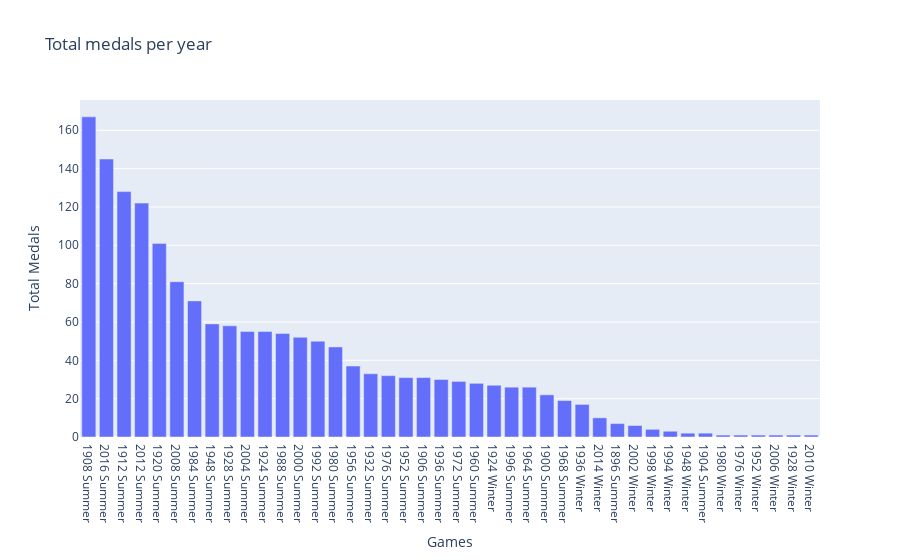

Notebook code for this chart:
### Code cell
# using a bar chart to visualize the data
fig = px.bar(
    df_years,
    x="Games",
    y="Total Medals",
    title="Total medals per year ")
 
fig.show()

### Figure 1 — Plotly figure (JSON) as saved in the notebook; plotly's stock layout.template omitted (floating-point values rounded to 4 significant figures)
{"data": [{"alignmentgroup": "True", "hovertemplate": "Games=%{x}<br>Total Medals=%{y}<extra></extra>", "legendgroup": "", "marker": {"color": "#636efa", "pattern": {"shape": ""}}, "name": "", "offsetgroup": "", "orientation": "v", "showlegend": false, "textposition": "auto", "type": "bar", "x": ["1908 Summer", "2016 Summer", "1912 Summer", "2012 Summer", "1920 Summer", "2008 Summer", "1984 Summer", "1948 Summer", "1928 Summer", "2004 Summer", "1924 Summer", "1988 Summer", "2000 Summer", "1992 Summer", "1980 Summer", "1956 Summer", "1932 Summer", "1976 Summer", "1952 Summer", "1906 Summer", "1936 Summer", "1972 Summer", "1960 Summer", "1924 Winter", "1996 Summer", "1964 Summer", "1900 Summer", "1968 Summer", "1936 Winter", "2014 Winter", "1896 Summer", "2002 Winter", "1998 Winter", "1994 Winter", "1948 Winter", "1904 Summer", "1980 Winter", "1976 Winter", "1952 Winter", "2006 Winter", "1928 Winter", "2010 Winter"], "xaxis": "x", "y": [167, 145, 128, 122, 101, 81, 71, 59, 58, 55, 55, 54, 52, 50, 47, 37, 33, 32, 31, 31, 30, 29, 28, 27, 26, 26, 22, 19, 17, 10, 7, 6, 4, 3, 2, 2, 1, 1, 1, 1, 1, 1], "yaxis": "y"}], "layout": {"barmode": "relative", "legend": {"tracegroupgap": 0}, "title": {"text": "Total medals per year "}, "xaxis": {"anchor": "y", "domain": [0, 1], "title": {"text": "Games"}}, "yaxis": {"anchor": "x", "domain": [0, 1], "title": {"text": "Total Medals"}}}}
